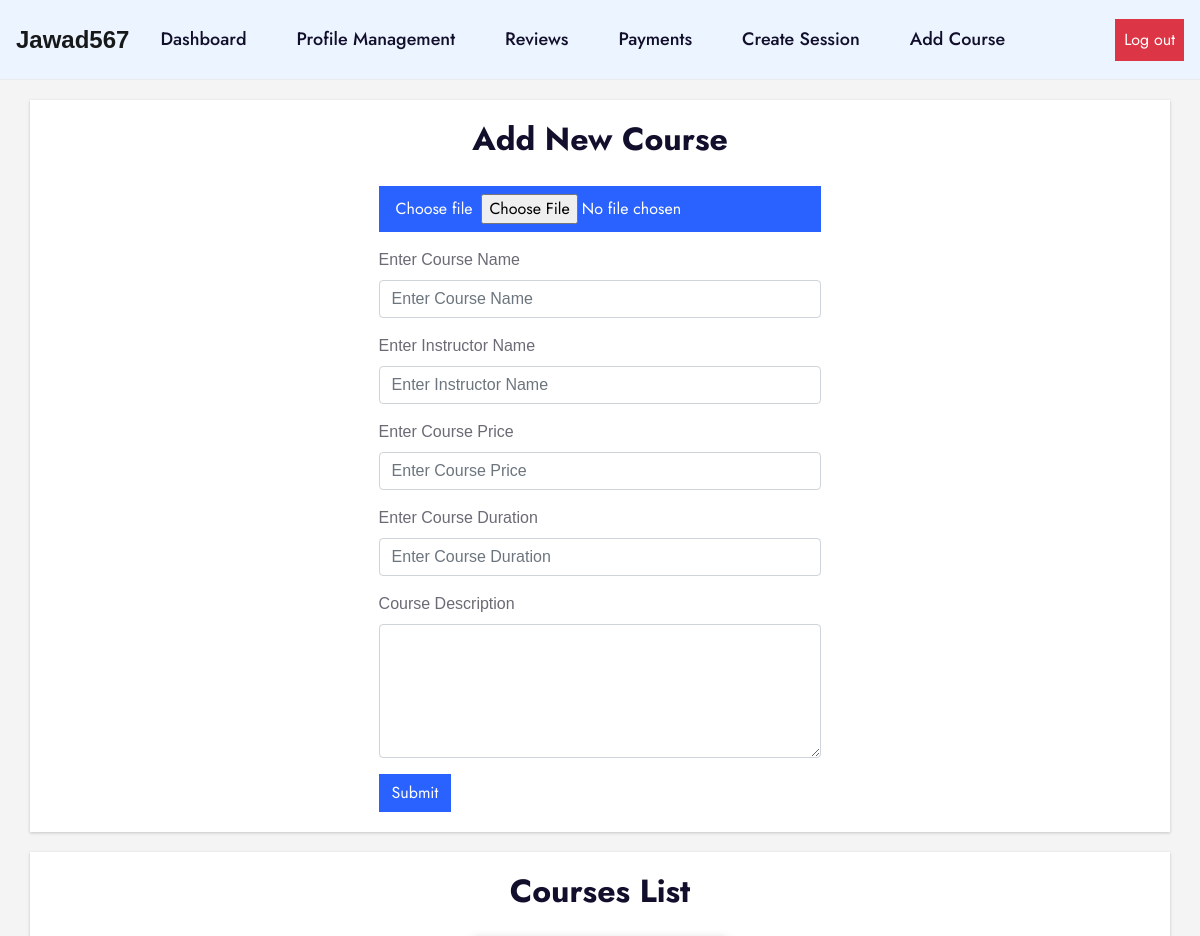
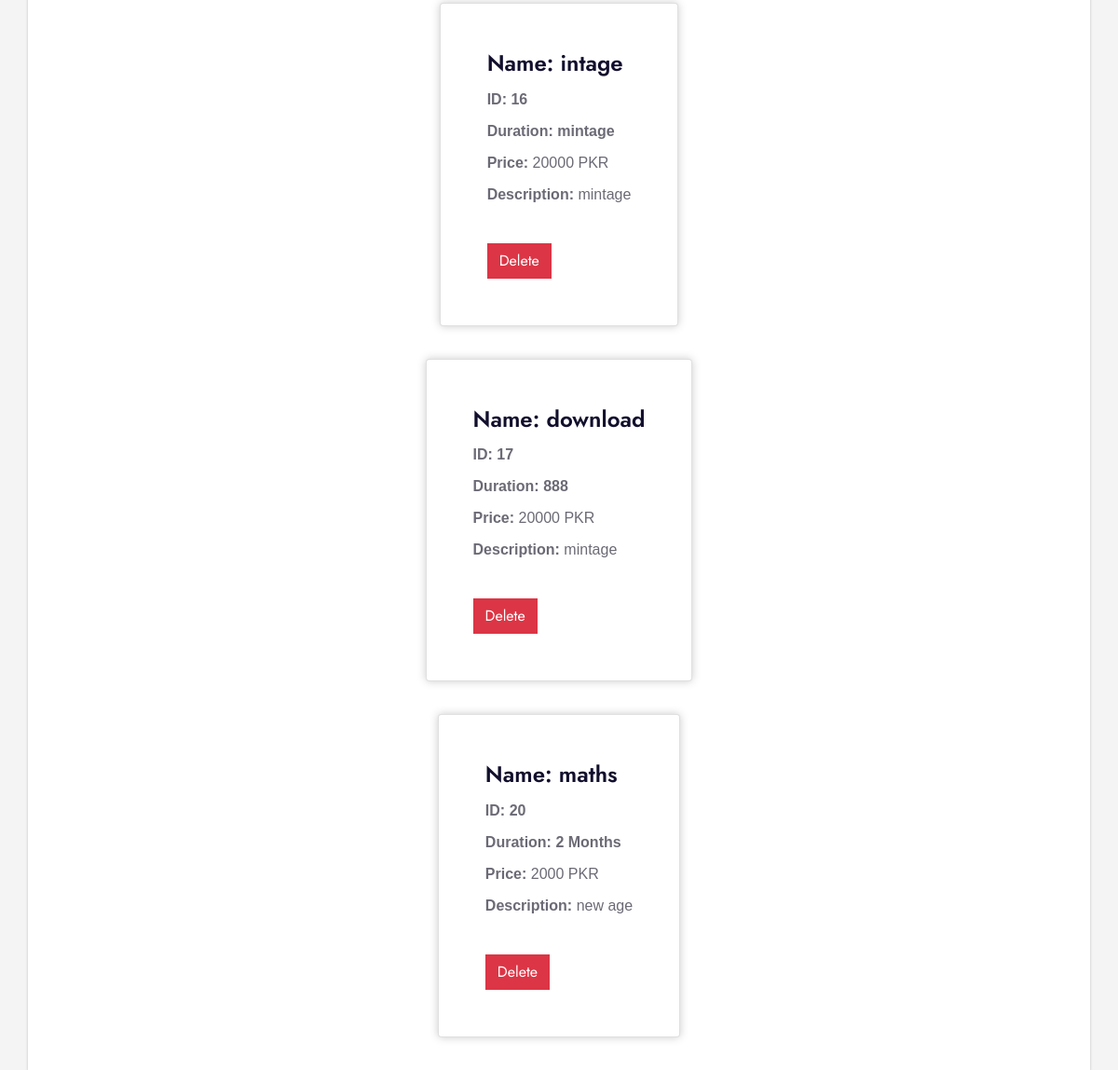
Before: /tutor/addcourse.php (signed in) with the older database file (2 pictures, top to bottom).
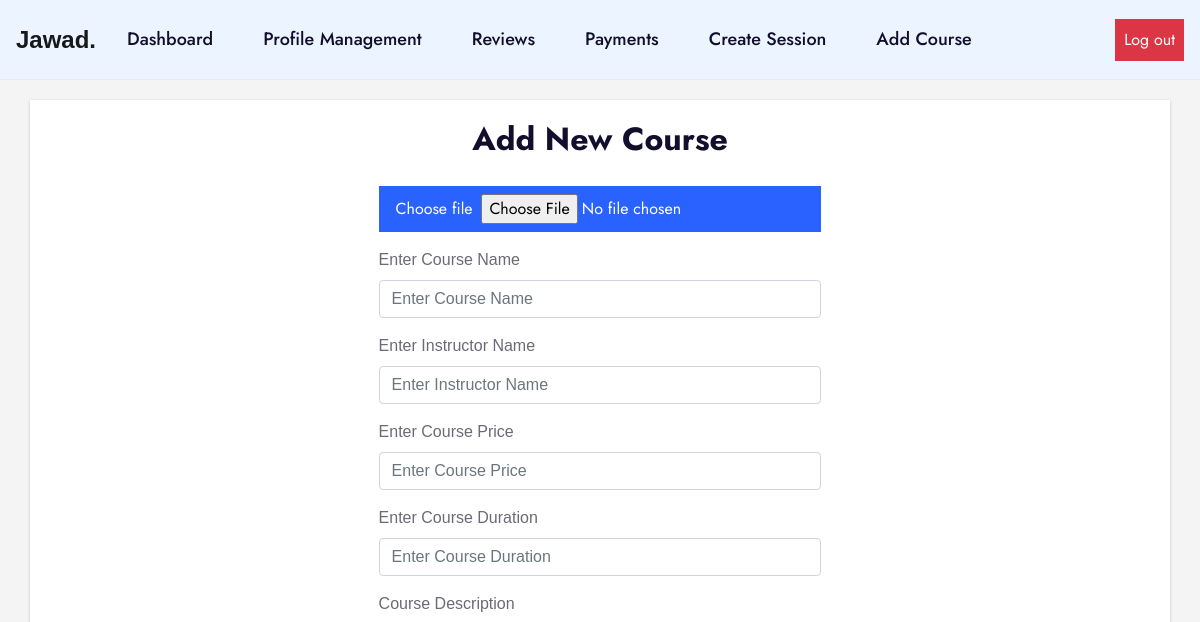
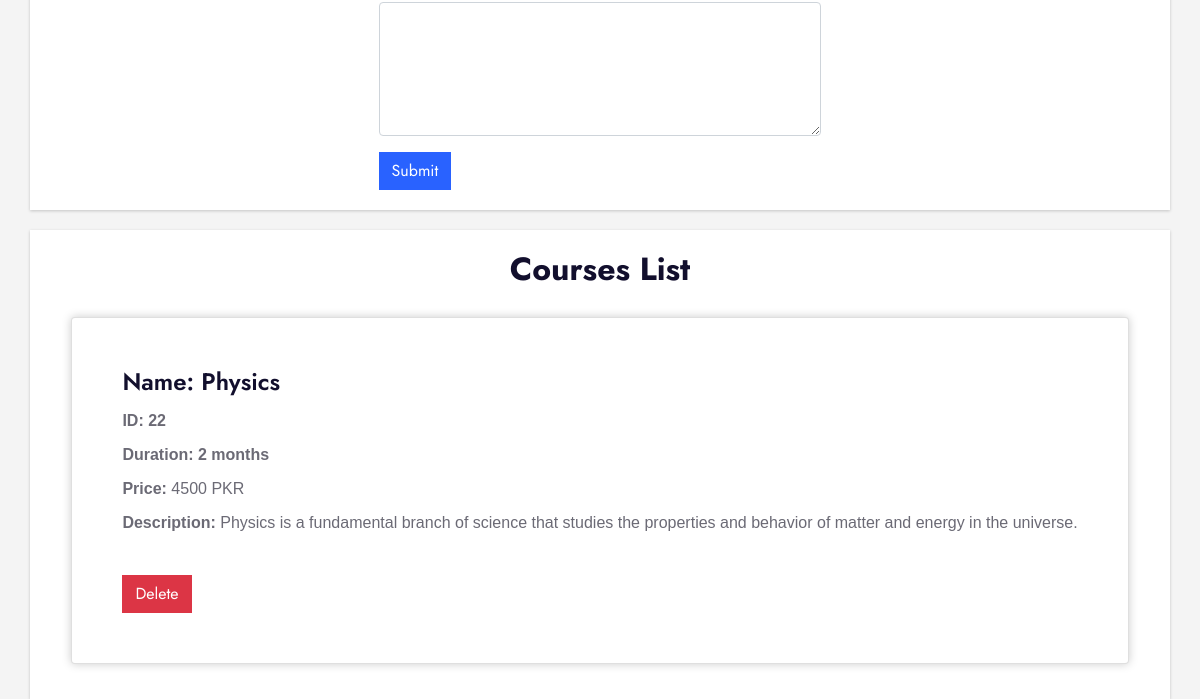
After: the same page with the newer database file (2 pictures, top to bottom).
### tables this page shows
CREATE TABLE `course` (
  `course_name` varchar(255) NOT NULL,
  `course_id` int(255) NOT NULL,
  `course_intsructor` varchar(255) NOT NULL,
  `course_duration` varchar(255) NOT NULL,
  `course_price` int(255) NOT NULL,
  `course_description` varchar(255) NOT NULL,
  `id` int(255) DEFAULT NULL,
  `course_image` varchar(255) NOT NULL
);

### tutor/addcourse.php (the view, shortened to what this page needs)
<!DOCTYPE html>
<html lang="en">
<head>
  <link rel="stylesheet" href="../css/addcourse.css">
</head>
<body>
  <?php include('./t_head.php'); ?>
  <?php include('./t_header.php'); ?>
  <div class="container">
    <h2 >Add New Course</h2>
    <form action="addcourse.php" method="POST" enctype="multipart/form-data">
      <div class="form-group">
        <div class="d-flex justify-content-center">
          <div class="btn btn-primary btn-rounded">
            <label class="form-label text-white m-1" for="customFile1">Choose file</label>
            <input type="file" name="file" />
          </div>
        </div>
      </div>
      <div class="form-group">
        <label for="coursename">Enter Course Name</label>
        <input type="text" class="form-control" id="coursename" placeholder="Enter Course Name" name="coursename">
      </div>
      <div class="form-group">
        <label for="courseinstructor">Enter Instructor Name</label>
        <input type="text" class="form-control" id="courseinstructor" placeholder="Enter Instructor Name" name="courseinstructor">
      </div>
      <div class="form-group">
        <label for="courseprice">Enter Course Price</label>
        <input type="text" class="form-control" id="courseprice" placeholder="Enter Course Price" name="courseprice">
      </div>
      <div class="form-group">
        <label for="courseduration">Enter Course Duration</label>
        <input type="text" class="form-control" id="courseduration" placeholder="Enter Course Duration" name="courseduration">
      </div>
      <div class="form-group">
        <label for="coursedescription">Course Description</label>
        <textarea class="form-control" id="coursedescription" rows="5" name="coursedescription"></textarea>
      </div>
      <button class="btn btn-primary" type="submit" name="submit" value="submit">Submit</button>
    </form>
  </div>
  <div class="container">
    <h2> Courses List </h2>
    <?php
    include('../dbcon.php');
    $query = "SELECT course_id, course_name, course_description, course_duration, course_price FROM course";
    $query_run = mysqli_query($con, $query);
    $course = mysqli_num_rows($query_run);
    if ($course > 0) {
      while ($row = mysqli_fetch_array($query_run)) {
    ?>
        <div class="row">
        <div class="card">
          <div class="card-body">
            <h4 class="card-title">Name: <?php echo $row['course_name']; ?></h4>
            <p class="card-title"><b>ID:</b> <?php echo $row['course_id']; ?></p>
            <p class="card-title"><b>Duration:</b> <?php echo $row['course_duration']; ?></p>
        <p class="card-text"><b>Price:</b> <?php echo $row['course_price']; ?> PKR</p>
        <p class="card-text"><b>Description:</b> <?php echo $row['course_description']; ?></p>
        <form action="delete_course.php" method="post">
          <button type="submit" class="btn btn-danger">Delete</button>
        </form>
      </div>
    </div>
    </div>
    <?php
      }
    }
    ?>
  </div>
</body>
</html>

### tutor/t_header.php (shortened to what this page needs)
<nav class="navbar navbar-expand-lg navbar-light bg-light">
        <a class="navbar-brand" href="#"><?php echo ucwords($_SESSION["user_name"]);?></a>
        <div class="collapse navbar-collapse" id="navbarNav">
            <ul class="navbar-nav">
                <li class="nav-item">
                    <a class="nav-link" href="./tutor_dashboard.php">Dashboard</a>
                </li>
                <li class="nav-item">
                    <a class="nav-link" href="tutor_profile.php">Profile Management</a>
                </li>
                <li class="nav-item">
                    <a class="nav-link" href="./reviews.php">Reviews</a>
                </li>
                <li class="nav-item">
                    <a class="nav-link" href="#payments">Payments</a>
                </li>
                <li class="nav-item">
                    <a class="nav-link" href="./session.php">Create Session</a>
                </li>
                <li class="nav-item">
                    <a class="nav-link" href="addcourse.php">Add Course</a>
                </li>
            </ul>
                </div>
        <a href="../logout.php" title="Logout" class="btn btn-danger py-2 px-2 d-none d-lg-block">Log out</a>
    </nav>

Changed rows visible on the page:
removed course: course_name "intage", course_id "16", course_duration "mintage", course_price "20000", course_description "mintage"
removed course: course_name "download", course_id "17", course_duration "888", course_price "20000", course_description "mintage"
removed course: course_name "maths", course_id "20", course_duration "2 Months", course_price "2000", course_description "new age"
added course: course_name "Physics", course_id "22", course_duration "2 months", course_price "4500", course_description "Physics is a fundamental branch of science that studies the properties and behavior of matter and energy in the universe."
Other visible differences:
$_SESSION["user_name"]: "Jawad567" → "Jawad."
